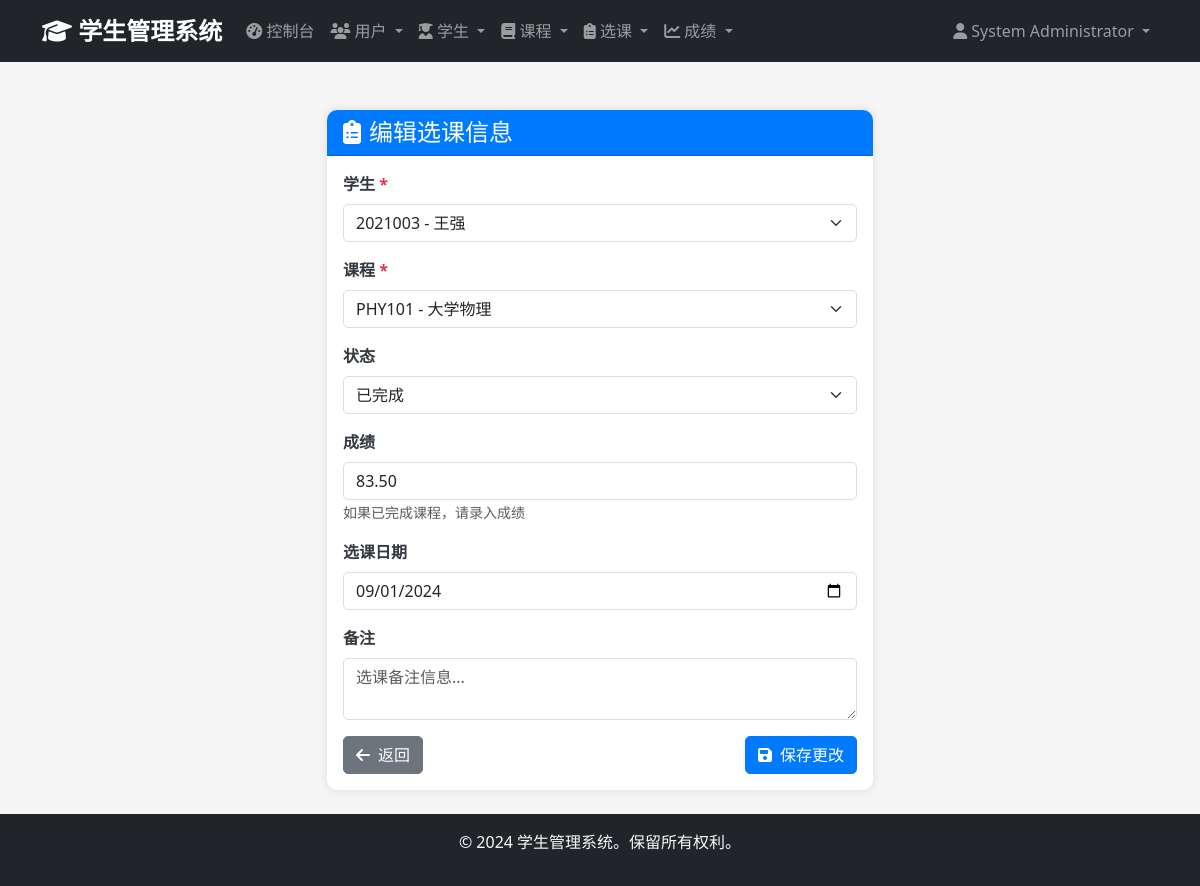
The app's page /admin/enrollments/79/edit (signed in), older data.
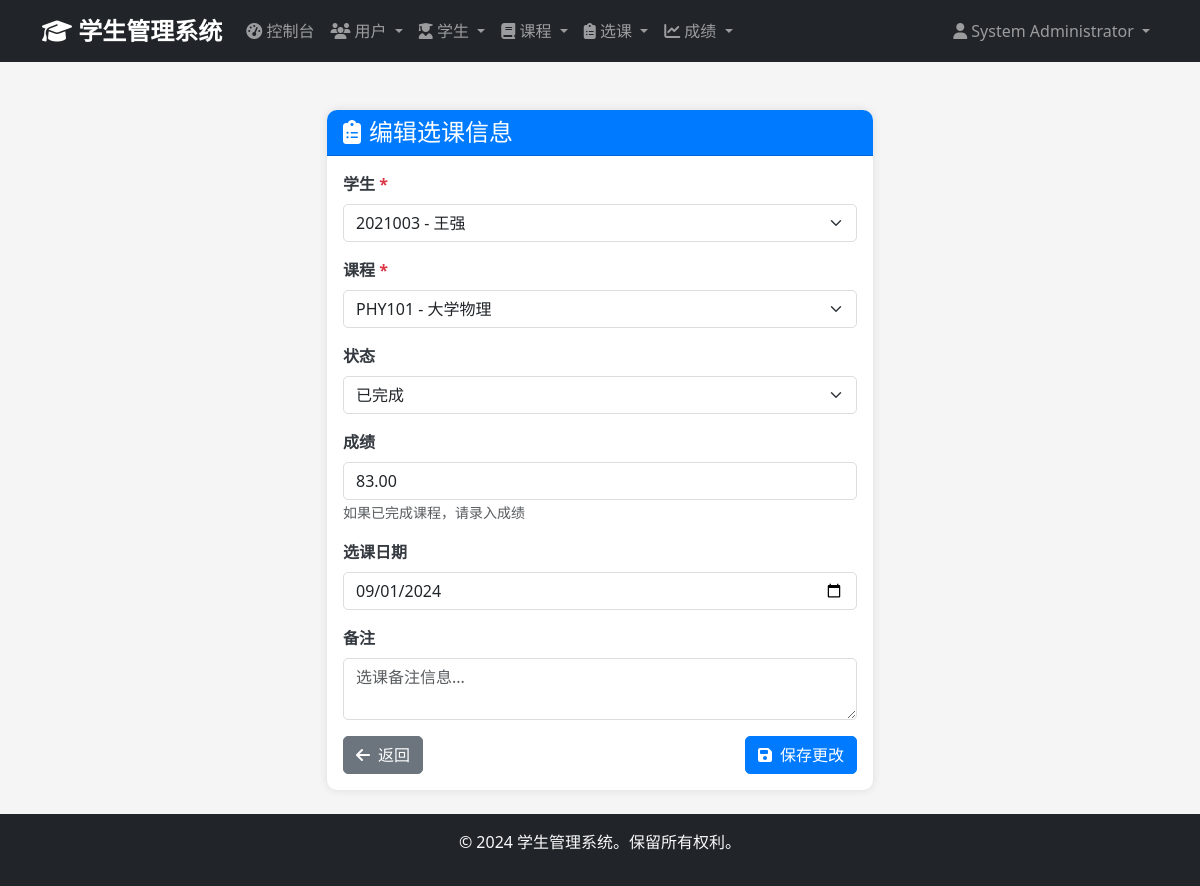
The same page, newer data.
### app/models/enrollment.py (models this page shows, shortened)
class Enrollment(db.Model):
    __tablename__ = 'enrollments'
    id = db.Column(db.Integer, primary_key=True)
    student_id = db.Column(db.Integer, db.ForeignKey('students.id'), nullable=False)
    course_id = db.Column(db.Integer, db.ForeignKey('courses.id'), nullable=False)
    enrollment_date = db.Column(db.Date, nullable=False, default=date.today)
    status = db.Column(db.Enum('enrolled', 'completed', 'dropped', 'withdrawn', name='enrollment_status'),
                       default='enrolled')
    grade = db.Column(db.Numeric(5, 2))
    created_at = db.Column(db.DateTime, default=datetime.utcnow)
    updated_at = db.Column(db.DateTime, default=datetime.utcnow, onupdate=datetime.utcnow)
    __table_args__ = (db.UniqueConstraint('student_id', 'course_id', name='unique_enrollment'),)

### app/views/admin.py (the view, shortened to what this page needs)
@admin_bp.route('/enrollments/<int:enrollment_id>/edit', methods=['GET', 'POST'])
@login_required
@admin_required
def edit_enrollment(enrollment_id):
    enrollment = Enrollment.query.get_or_404(enrollment_id)
    students = Student.query.all()
    courses = Course.query.all()
    return render_template('admin/enrollments/edit.html', enrollment=enrollment, students=students, courses=courses)

### app/models/user.py (called while the page is built)
    def is_admin(self):
        return self.role == 'admin'

### app/views/auth.py (called while the page is built)
def admin_required(f):
    @wraps(f)
    def decorated_function(*args, **kwargs):
        if not current_user.is_authenticated or not current_user.is_admin():
            flash('访问被拒绝。需要管理员权限。', 'error')
            return redirect(url_for('auth.login'))
        return f(*args, **kwargs)
    return decorated_function

### app/templates/admin/enrollments/edit.html (shortened to what the changed rows need)
{% extends "base.html" %}
{% block content %}
<div class="container mt-4">
    <div class="row justify-content-center">
        <div class="col-md-6">
            <div class="card">
                <div class="card-body">
                    <form method="POST" action="{{ url_for('admin.edit_enrollment', enrollment_id=enrollment.id) }}">
                        <div class="mb-3">
                            <label for="status" class="form-label">状态</label>
                            <select class="form-select" id="status" name="status">
                                <option value="completed" {% if enrollment.status == 'completed' %}selected{% endif %}>已完成</option>
                            </select>
                        </div>
                        <div class="mb-3">
                            <label for="grade" class="form-label">成绩</label>
                            <input type="number" class="form-control" id="grade" name="grade"
                                   value="{{ enrollment.grade if enrollment.grade is not none else '' }}"
                                   min="0" max="100" step="0.5" placeholder="0-100">
                            <small class="text-muted">如果已完成课程，请录入成绩</small>
                        </div>
                        <div class="mb-3">
                            <label for="enrollment_date" class="form-label">选课日期</label>
                            <input type="date" class="form-control" id="enrollment_date" name="enrollment_date"
                                   value="{{ enrollment.enrollment_date.strftime('%Y-%m-%d') if enrollment.enrollment_date else '' }}">
                        </div>
                    </form>
                </div>
            </div>
        </div>
    </div>
</div>
{% endblock %}

Row changes from the older to the newer data that the page shows:
changed Enrollment "已完成": grade "83.50" → "83.00"
